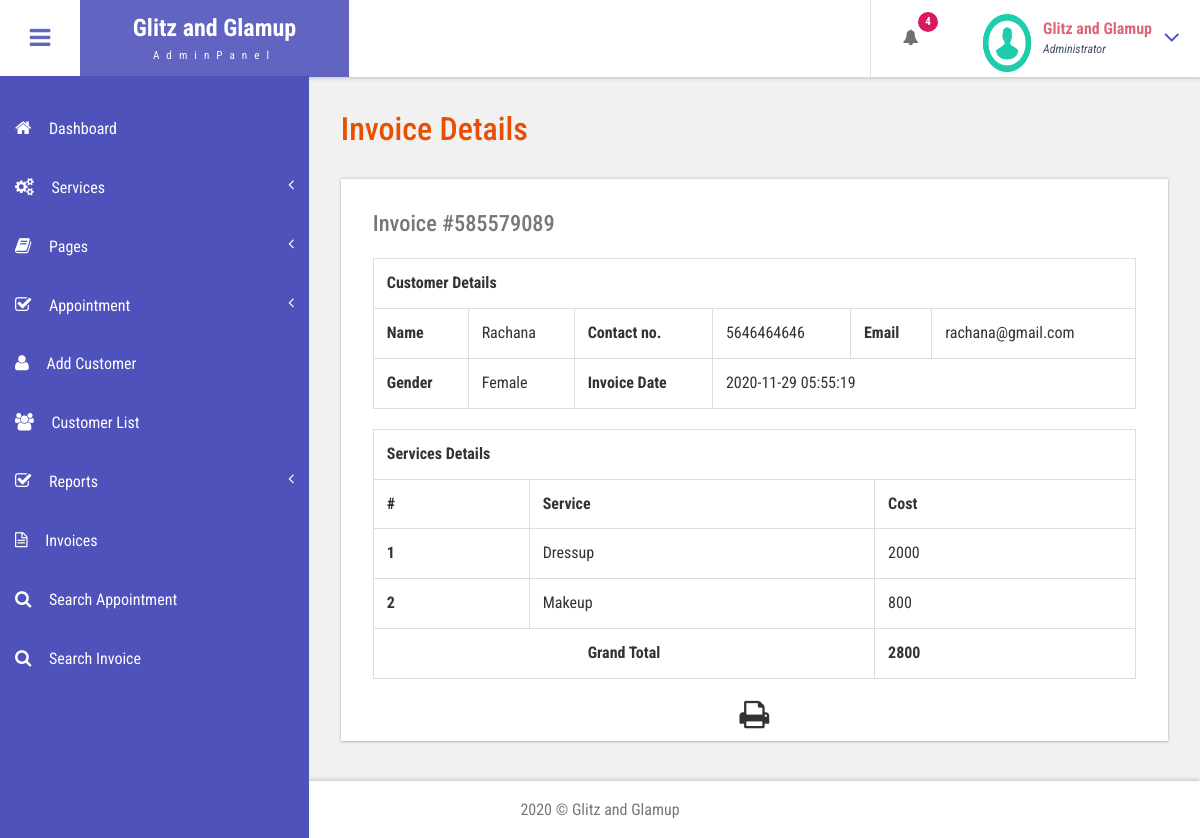
Screenshot of /admin/view-invoice.php?invoiceid=585579089 (signed in) with the database file from the repository.
### tables this page shows
CREATE TABLE `tblservices` (
  `ID` int(10) NOT NULL,
  `ServiceName` varchar(200) DEFAULT NULL,
  `Cost` int(10) DEFAULT NULL,
  `CreationDate` timestamp NULL DEFAULT current_timestamp()
);

### admin/view-invoice.php (the view, shortened to what this page needs)
<?php
include('includes/dbconnection.php');
if (strlen($_SESSION['bpmsaid']==0)) {
  header('location:logout.php');
  } else{
  ?>
<!DOCTYPE HTML>
<html>
<head>
<link href="css/bootstrap.css" rel='stylesheet' type='text/css' />
<link href="css/style.css" rel='stylesheet' type='text/css' />
<link href="css/font-awesome.css" rel="stylesheet">
<link href="css/animate.css" rel="stylesheet" type="text/css" media="all">
<link href="css/custom.css" rel="stylesheet">
</head>
<body class="cbp-spmenu-push">
	<div class="main-content">
		 <?php include_once('includes/sidebar.php');?>
		 <?php include_once('includes/header.php');?>
		<div id="page-wrapper">
			<div class="main-page">
				<div class="tables" id="exampl">
					<h3 class="title1">Invoice Details</h3>
	<?php
	$invid=intval($_GET['invoiceid']);
$ret=mysqli_query($con,"select DISTINCT  tblinvoice.PostingDate,tblcustomers.Name,tblcustomers.Email,tblcustomers.MobileNumber,tblcustomers.Gender
	from  tblinvoice
	join tblcustomers on tblcustomers.ID=tblinvoice.Userid
	where tblinvoice.BillingId='$invid'");
while ($row=mysqli_fetch_array($ret)) {
?>
					<div class="table-responsive bs-example widget-shadow">
						<h4>Invoice #<?php echo $invid;?></h4>
						<table class="table table-bordered" width="100%" border="1">
<tr>
<th colspan="6">Customer Details</th>
</tr>
							 <tr>
								<th>Name</th>
								<td><?php echo $row['Name']?></td>
								<th>Contact no.</th>
								<td><?php echo $row['MobileNumber']?></td>
								<th>Email </th>
								<td><?php echo $row['Email']?></td>
							</tr>
							 <tr>
								<th>Gender</th>
								<td><?php echo $row['Gender']?></td>
								<th>Invoice Date</th>
								<td colspan="3"><?php echo $row['PostingDate']?></td>
							</tr>
<?php }?>
</table>
<table class="table table-bordered" width="100%" border="1">
<tr>
<th colspan="3">Services Details</th>
</tr>
<tr>
<th>#</th>
<th>Service</th>
<th>Cost</th>
</tr>
<?php
$ret=mysqli_query($con,"select tblservices.ServiceName,tblservices.Cost
	from  tblinvoice
	join tblservices on tblservices.ID=tblinvoice.ServiceId
	where tblinvoice.BillingId='$invid'");
$cnt=1;
while ($row=mysqli_fetch_array($ret)) {
	?>
<tr>
<th><?php echo $cnt;?></th>
<td><?php echo $row['ServiceName']?></td>
<td><?php echo $subtotal=$row['Cost']?></td>
</tr>
<?php
$cnt=$cnt+1;
$gtotal+=$subtotal;
} ?>
<tr>
<th colspan="2" style="text-align:center">Grand Total</th>
<th><?php echo $gtotal?></th>
</tr>
</table>
  <p style="margin-top:1%"  align="center">
  <i class="fa fa-print fa-2x" style="cursor: pointer;"  OnClick="CallPrint(this.value)" ></i>
</p>
					</div>
				</div>
			</div>
		</div>
		 <?php include_once('includes/footer.php');?>
	</div>
</body>
</html>
<?php }  ?>

### admin/includes/header.php (shortened to what this page needs)
<div class="sticky-header header-section ">
      <div class="header-left">
        <button id="showLeftPush"><i class="fa fa-bars"></i></button>
        <div class="logo">
          <a href="index.html">
            <h1>Glitz and Glamup</h1>
            <span>AdminPanel</span>
          </a>
        </div>
      </div>
      <div class="header-right">
        <div class="profile_details_left">
          <ul class="nofitications-dropdown">
            <?php
$ret1=mysqli_query($con,"select ID,Name from  tblappointment where Status=''");
$num=mysqli_num_rows($ret1);
?>
            <li class="dropdown head-dpdn">
              <a href="#" class="dropdown-toggle" data-toggle="dropdown" aria-expanded="false"><i class="fa fa-bell"></i><span class="badge blue"><?php echo $num;?></span></a>
            </li>
          </ul>
          <div class="clearfix"> </div>
        </div>
        <div class="profile_details">
        <?php
$adid=$_SESSION['bpmsaid'];
$ret=mysqli_query($con,"select AdminName from tbladmin where ID='$adid'");
$row=mysqli_fetch_array($ret);
$name=$row['AdminName'];
?>
          <ul>
            <li class="dropdown profile_details_drop">
              <a href="#" class="dropdown-toggle" data-toggle="dropdown" aria-expanded="false">
                <div class="profile_img">
                  <span class="prfil-img"><img src="images/download (1).png" alt="" width="50" height="60"> </span>
                  <div class="user-name">
                    <p><?php echo $name; ?></p>
                    <span>Administrator</span>
                  </div>
                  <i class="fa fa-angle-down lnr"></i>
                  <div class="clearfix"></div>
                </div>
              </a>
            </li>
          </ul>
        </div>
        <div class="clearfix"> </div>
      </div>
      <div class="clearfix"> </div>
    </div>

### admin/css/style.css (style rules this page uses)
h4, h5, h6, h1, h2, h3 { margin: 0; }
ul, ol { margin: 0; }
p { margin: 0; }
html, body { font-family: 'Roboto Condensed', sans-serif; font-size: 100%; overflow-x: hidden; background: #fff; }
body a { transition: 0.5s all ease; -webkit-transition: 0.5s all ease; -moz-transition: 0.5s all ease; -o-transition: 0.5s all ease; -ms-transition: 0.5s all ease; text-decoration:none; }
h1,h2,h3,h4,h5,h6 { margin:0; }
p { margin:0; }
ul,label { margin:0; padding:0; }
.main-content { position: relative; }
.sticky-header { position: fixed; top: 0; left:0px; width: 100%; z-index: 100; }
.header-section { background:#FFF; box-shadow: 1px 1px 4px rgba(0, 0, 0, 0.21); -webkit-box-shadow: 1px 1px 4px rgba(0, 0, 0, 0.21); -moz-box-shadow: 1px 1px 4px rgba(0, 0, 0, 0.21); -o-box-shadow: 1px 1px 4px rgba(0, 0, 0, 0.21); }
.header-section::after { clear: both; display: block; content: ''; }
.header-left { float: left; width: 45%; }
.header-right { float: right; }
button#showLeftPush { font-size: 1.5em; width: 80px; padding: 0.87em 0; text-align: center; cursor: pointer; float: left; color: #6F6F6F; -moz-transition: all 0.2s ease-out 0s; -webkit-transition: all 0.2s ease-out 0s; transition: all 0.2s ease-out 0s; border: none; background-color: #fff; outline:none; }
.cbp-spmenu-push { overflow-x: hidden; position: relative; background-image: url("1.jpg"); }
.cbp-spmenu, .cbp-spmenu-push { -webkit-transition: all 0.3s ease; -moz-transition: all 0.3s ease; transition: all 0.3s ease; }
.cbp-spmenu-push div#page-wrapper { margin: 0 0 0 19.3em; transition:.5s all; -webkit-transition:.5s all; -moz-transition:.5s all; }
.fa { display: inline-block; font-family: FontAwesome; font-style: normal; font-weight: normal; line-height: 1; -webkit-font-smoothing: antialiased; -moz-osx-font-smoothing: grayscale; }
.logo { background: #6164C1; text-align: center; float: left; }
.logo a { padding: 0.9em 3.3em .7em; display: block; text-decoration: none; }
.logo a h1 { color:#fff; font-size: 1.5em; line-height: 1.2em; font-weight: 700; }
.logo a span { color: #F8F8F8; font-size: .7em; text-align: center; letter-spacing: 7px; }
.profile_details_left { float: left; }
li.dropdown.head-dpdn { display: inline-block; padding: 1.7em 0; border-left: 1px solid #E0E0E0; float: left; }
li.dropdown.head-dpdn a.dropdown-toggle { padding: 1.7em 2em; }
i.fa.fa-bell { color:#6F6F6F; }
.header-right span.badge { font-size: 11px; font-weight: bold; color: #FFF; background: #8BC34A; line-height: 15px; width: 20px; height: 20px; border-radius: 2em; -webkit-border-radius: 2em; -moz-border-radius: 2em; -o-border-radius: 2em; text-align: center; display: inline-block; position: absolute; top: 16%; padding: 2px 0 0; }
.header-right span.blue { background-color:#D81B60; }
.profile_details { float: right; }
.profile_details_drop a.dropdown-toggle { display:block; padding: 0.8em 3em 0 2em; }
.profile_img span.prfil-img { float:left; }
.user-name { float:left; margin-top:8px; margin-left:11px; height:35px; }
.profile_details ul li { list-style-type:none; position:relative; }
.profile_details li a i.fa.lnr { position: absolute; top: 34%; right: 8%; color: #4F52BA; font-size: 1.6em; }
.user-name p { font-size:1em; color:#DD6777; line-height:1em; font-weight:700; }
.user-name span { font-size: .75em; font-style: italic; color: #424f63; font-weight: normal; margin-top: .3em; }
.widget-shadow { background-color: #fff; box-shadow: 0 -1px 3px rgba(0,0,0,.12),0 1px 2px rgba(0,0,0,.24); -webkit-box-shadow: 0 -1px 3px rgba(0,0,0,.12),0 1px 2px rgba(0,0,0,.24); -moz-box-shadow: 0 -1px 3px rgba(0,0,0,.12),0 1px 2px rgba(0,0,0,.24); }
h3.title1 { font-size: 2em; color: #e94e02; margin-bottom: 0.8em; }
.table > thead > tr > th, .table > tbody > tr > th, .table > tfoot > tr > th, .table > thead > tr > td, .table > tbody > tr > td, .table > tfoot > tr > td { border-top: none; }
.tables h4 { font-size: 1.4em; margin-bottom: 1em; color: #777777; }
.tables .panel-body ,.tables .bs-example { padding: 2em 2em 0.5em; }
.tables .table > thead > tr > th, .tables .table > tbody > tr > th, .tables .table > tfoot > tr > th, .tables .table > thead > tr > td, .tables .table > tbody > tr > td, .tables .table > tfoot > tr > td { padding: 13px; border-top: 1px solid #E0E0E0; }
.bs-example { margin-top: 2em; }

### admin/css/custom.css (style rules this page uses)
#page-wrapper { padding:7em 2em 2.5em; background-color: #F1F1F1; }

### rows the page displays
tblservices: ServiceName "Dressup", Cost "2000"
tblservices: ServiceName "Makeup", Cost "800"

### other values shown
$num "4"
$name "Glitz and Glamup"
$row['Name'] "Rachana"
$row['MobileNumber'] "5646464646"
$row['Email'] "rachana@gmail.com"
$row['Gender'] "Female"
$row['PostingDate'] "2020-11-29 05:55:19"
$gtotal "2800"
